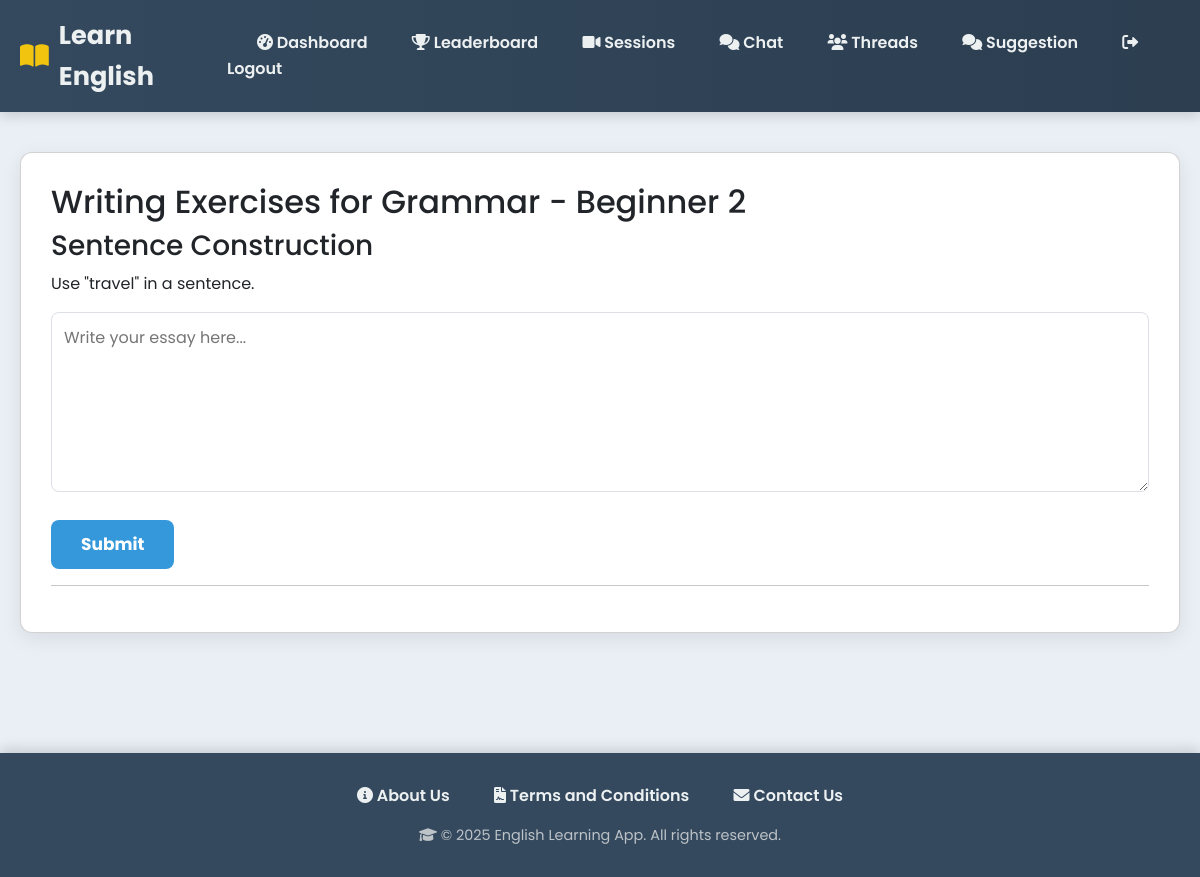
/lesson/6/writing/ (signed in), run on the app's committed database.
### myapp/models.py (models this page shows, shortened)
class Lesson(models.Model):
    SKILL_LEVEL_CHOICES = [
        ("beginner", "Beginner"),
        ("intermediate", "Intermediate"),
        ("advanced", "Advanced"),
    ]
    CATEGORY_CHOICES = [
        ("grammar", "Grammar"),
        ("vocabulary", "Vocabulary"),
        ("listening", "Listening"),
        ("speaking", "Speaking"),
    ]
    title = models.CharField(max_length=200)
    description = models.TextField(blank=True)
    skill_level = models.CharField(max_length=20, choices=SKILL_LEVEL_CHOICES)
    category = models.CharField(max_length=20, choices=CATEGORY_CHOICES)
    created_by = models.ForeignKey(
        UserRegister,
        on_delete=models.SET_NULL,
        null=True,
        related_name="lessons_created"
    )
    created_at = models.DateTimeField(auto_now_add=True)

class WritingExercise(models.Model):
    EXERCISE_TYPE_CHOICES = (
        ('essay', 'Essay Writing'),
        ('sentence', 'Sentence Construction'),
        ('correction', 'Error Correction'),
        ('summary', 'Summary Writing'),
    )
    lesson = models.ForeignKey(Lesson, on_delete=models.CASCADE, related_name="writing_exercises")
    title = models.CharField(max_length=200)
    description = models.TextField(blank=True, null=True)
    exercise_type = models.CharField(max_length=20, choices=EXERCISE_TYPE_CHOICES)
    prompt = models.TextField(help_text="Writing prompt or instructions")
    example_response = models.TextField(blank=True, null=True)
    created_at = models.DateTimeField(auto_now_add=True)

### myapp/views.py (the view, shortened to what this page needs)
# urls.py: path("lesson/<int:lesson_id>/writing/", views.attempt_writing, name="attempt_writing"),
def attempt_writing(request, lesson_id):
    lesson = get_object_or_404(Lesson, id=lesson_id)
    exercises = lesson.writing_exercises.all()
    student = get_object_or_404(UserRegister, username=request.session.get("username"))
    return render(request, "writing_attempt.html", {
        "lesson": lesson,
        "exercises": exercises
    })

### templates/writing_attempt.html (shortened to what this page needs)
{% extends "base.html" %}
{% block content %}
<div class="card">
    <h2>Writing Exercises for {{ lesson.title }}</h2>
    {% for exercise in exercises %}
        <h3>{{ exercise.title }}</h3>
        <p>{{ exercise.prompt }}</p>
        <form method="post">
            <textarea name="essay_text" rows="6" style="width:100%;" placeholder="Write your essay here..."></textarea>
            <br>
            <button type="submit" class="btn btn-primary">Submit</button>
        </form>
        <hr>
    {% endfor %}
</div>
{% endblock %}

### templates/base.html (style rules this page uses)
body { font-family: 'Poppins', 'Segoe UI', Tahoma, Geneva, Verdana, sans-serif; margin: 0; padding: 0; background: #e9eff5; color: #2c3e50; line-height: 1.6; }
.card { background: #ffffff; padding: 30px; margin-bottom: 30px; border-radius: 12px; box-shadow: 0 6px 20px rgba(0,0,0,0.08); }
input[type="text"], input[type="email"], input[type="password"], input[type="number"], input[type="datetime-local"], input[type="form-control"], select, textarea { width: 100%; padding: 12px; margin-bottom: 20px; border: 1px solid #dcdfe4; border-radius: 8px; font-size: 16px; box-sizing: border-box; transition: border-color 0.3s, box-shadow 0.3s; }
textarea { min-height: 150px; resize: vertical; }
.btn { display: inline-block; padding: 12px 30px; background: #3498db; color: #fff; border: none; border-radius: 8px; text-decoration: none; cursor: pointer; font-size: 17px; font-weight: 700; transition: background 0.3s, transform 0.2s, box-shadow 0.3s; }

### data on the page
Lesson: title "Grammar - Beginner 2"
WritingExercise: title "Sentence Construction", prompt "Use \"travel\" in a sentence."
